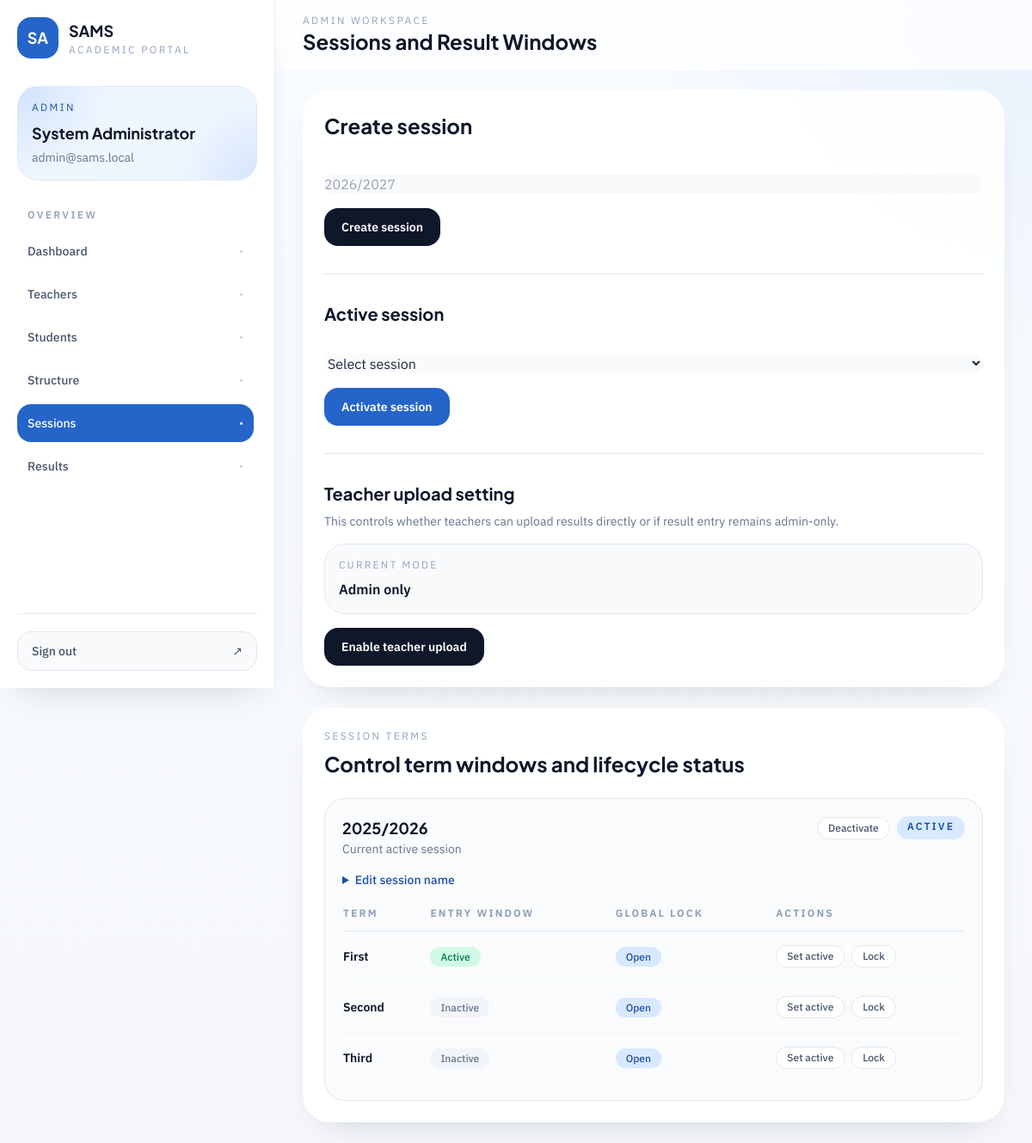
The page /admin/sessions (signed in) on the database its author committed.
### app/models/user.py (models this page shows, shortened)
class User(UserMixin, db.Model):
    __tablename__ = "users"
    id = db.Column(db.Integer, primary_key=True)
    username = db.Column(db.String(80), unique=True, nullable=False, index=True)
    full_name = db.Column(db.String(150), nullable=False)
    email = db.Column(db.String(255), unique=True, nullable=False, index=True)
    password_hash = db.Column(db.String(255), nullable=False)
    role = db.Column(db.String(20), nullable=False, index=True)
    is_active = db.Column(db.Boolean, nullable=False, default=True)
    created_at = db.Column(
        db.DateTime, nullable=False, default=lambda: datetime.now(timezone.utc)
    )
    student_profile = db.relationship(
        "Student", back_populates="user", uselist=False, lazy="select"
    )
    teacher_profile = db.relationship(
        "Teacher", back_populates="user", uselist=False, lazy="select"
    )
    uploaded_results = db.relationship(
        "Result",
        back_populates="uploaded_by_user",
        foreign_keys="Result.uploaded_by_user_id",
        lazy="dynamic",
    )
    overridden_results = db.relationship(
        "Result",
        back_populates="overridden_by_user",
        foreign_keys="Result.overridden_by_user_id",
        lazy="dynamic",
    )
    __table_args__ = (
        db.CheckConstraint(
            "role IN ('admin', 'teacher', 'student')", name="ck_users_role"
        ),
    )

### app/models/system_setting.py (models this page shows, shortened)
class SystemSetting(db.Model):
    __tablename__ = "system_settings"
    id = db.Column(db.Integer, primary_key=True, default=1)
    allow_teacher_result_upload = db.Column(db.Boolean, nullable=False, default=False)
    created_at = db.Column(
        db.DateTime, nullable=False, default=lambda: datetime.now(timezone.utc)
    )
    updated_at = db.Column(
        db.DateTime,
        nullable=False,
        default=lambda: datetime.now(timezone.utc),
        onupdate=lambda: datetime.now(timezone.utc),
    )
    @classmethod
    def get_current(cls) -> "SystemSetting":
        setting = cls.query.get(1)
        if setting is None:
            setting = cls(id=1, allow_teacher_result_upload=False)
            db.session.add(setting)
            db.session.flush()
        return setting

### app/models/session_.py (models this page shows, shortened)
class Session(db.Model):
    __tablename__ = "sessions"
    id = db.Column(db.Integer, primary_key=True)
    name = db.Column(db.String(20), unique=True, nullable=False, index=True)
    is_active = db.Column(db.Boolean, nullable=False, default=False)
    classes = db.relationship("Class", back_populates="session", lazy="dynamic")
    session_terms = db.relationship(
        "SessionTerm",
        back_populates="session",
        cascade="all, delete-orphan",
        lazy="dynamic",
    )
    results = db.relationship("Result", back_populates="session", lazy="dynamic")

### app/models/session_term.py (models this page shows, shortened)
class SessionTerm(db.Model):
    __tablename__ = "session_terms"
    id = db.Column(db.Integer, primary_key=True)
    session_id = db.Column(db.Integer, db.ForeignKey("sessions.id"), nullable=False)
    term = db.Column(db.String(10), nullable=False)
    is_result_entry_active = db.Column(db.Boolean, nullable=False, default=False)
    is_locked = db.Column(db.Boolean, nullable=False, default=False)
    session = db.relationship("Session", back_populates="session_terms")
    __table_args__ = (
        db.UniqueConstraint("session_id", "term", name="uq_session_terms_session_term"),
        db.CheckConstraint(
            "term IN ('first', 'second', 'third')",
            name="ck_session_terms_term",
        ),
    )

### app/routes/admin.py (the view, shortened to what this page needs)
@admin_bp.route("/sessions", methods=["GET", "POST"])
@login_required
@role_required("admin")
def sessions():
    sessions = _session_options()
    return render_template(
        "admin/sessions.html",
        action_form=ActionForm(),
        sessions=sessions,
        settings=_system_settings(),
        session_terms_by_session={
            session.id: session.session_terms.order_by(SessionTerm.term.asc()).all()
            for session in sessions
        },
    )

### app/forms/teacher_forms.py
class ActionForm(FlaskForm):
    """CSRF-only form used for POST actions built from dynamic table rows."""

### app/routes/admin.py (called while the page is built)
def _session_options() -> list[Session]:
    return Session.query.order_by(Session.name.desc()).all()

def _system_settings() -> SystemSetting:
    return SystemSetting.get_current()

### app/templates/admin/sessions.html (shortened to what this page needs)
{% extends "layouts/app_shell.html" %}
{% block page_eyebrow %}Admin Workspace{% endblock %}
{% block page_title %}Sessions and Result Windows{% endblock %}
{% block shell_content %}
<div class="space-y-6">
  <section class="grid gap-6 xl:grid-cols-[0.8fr_1.2fr]">
    <article class="rounded-[2rem] border border-white/80 bg-white/90 p-6 shadow-soft">
      <h2 class="font-display text-2xl font-bold text-slateink">Create session</h2>
      <form method="POST" class="mt-6 space-y-4">
        <input name="name" class="w-full rounded-2xl border-slate-200 bg-slate-50" placeholder="2026/2027" required />
        <button class="inline-flex rounded-2xl bg-slateink px-5 py-3 text-sm font-semibold text-white transition hover:bg-brand-700">Create session</button>
      </form>
      <div class="mt-8 h-px bg-slate-200"></div>
      <h3 class="mt-8 font-display text-xl font-bold text-slateink">Active session</h3>
      <form method="POST" class="mt-4 space-y-4">
        <select name="session_id" class="w-full rounded-2xl border-slate-200 bg-slate-50" required>
          <option value="">Select session</option>
        </select>
        <button class="inline-flex rounded-2xl bg-brand-600 px-5 py-3 text-sm font-semibold text-white transition hover:bg-brand-700">Activate session</button>
      </form>
      <div class="mt-8 h-px bg-slate-200"></div>
      <h3 class="mt-8 font-display text-xl font-bold text-slateink">Teacher upload setting</h3>
      <p class="mt-2 text-sm text-slate-500">This controls whether teachers can upload results directly or if result entry remains admin-only.</p>
      <div class="mt-4 rounded-[1.5rem] border border-slate-200 bg-slate-50 p-4">
        <p class="text-xs uppercase tracking-[0.18em] text-slate-400">Current mode</p>
        <p class="mt-2 font-semibold text-slateink">{{ "Enabled for teachers" if settings.allow_teacher_result_upload else "Admin only" }}</p>
      </div>
      <form method="POST" class="mt-4">
        <button class="inline-flex rounded-2xl bg-slateink px-5 py-3 text-sm font-semibold text-white transition hover:bg-brand-700">
          {{ "Disable teacher upload" if settings.allow_teacher_result_upload else "Enable teacher upload" }}
        </button>
      </form>
    </article>
    <article class="rounded-[2rem] border border-white/80 bg-white/90 p-6 shadow-soft">
      <div>
        <p class="text-xs uppercase tracking-[0.2em] text-slate-400">Session terms</p>
        <h2 class="mt-2 font-display text-2xl font-bold text-slateink">Control term windows and lifecycle status</h2>
      </div>
      <div class="mt-6 space-y-4">
        {% for session in sessions %}
          <div class="rounded-[1.5rem] border border-slate-200 bg-slate-50/80 p-5">
            <div class="flex flex-col gap-4 lg:flex-row lg:items-start lg:justify-between">
              <div>
                <h3 class="font-display text-lg font-bold text-slateink">{{ session.name }}</h3>
                <p class="text-sm text-slate-500">{{ "Current active session" if session.is_active else "Inactive session" }}</p>
              </div>
              <div class="flex flex-wrap gap-2">
                <form method="POST">
                  <button class="rounded-full border border-slate-200 bg-white px-3 py-1 text-xs font-medium text-slate-600 transition hover:border-brand-200 hover:text-brand-700">
                    {{ "Deactivate" if session.is_active else "Activate" }}
                  </button>
                </form>
                {% if session.is_active %}
                  <span class="rounded-full bg-brand-100 px-3 py-1 text-xs font-semibold uppercase tracking-[0.18em] text-brand-700">Active</span>
                {% endif %}
              </div>
            </div>
            <details class="mt-4">
              <summary class="cursor-pointer text-sm font-medium text-brand-700">Edit session name</summary>
            </details>
            <div class="mt-5 overflow-x-auto">
              <table class="min-w-full divide-y divide-slate-200 text-sm">
                <thead>
                  <tr class="text-left text-xs uppercase tracking-[0.18em] text-slate-400">
                    <th class="pb-3 pr-4">Term</th>
                    <th class="pb-3 pr-4">Entry window</th>
                    <th class="pb-3 pr-4">Global lock</th>
                    <th class="pb-3">Actions</th>
                  </tr>
                </thead>
                <tbody class="divide-y divide-slate-100 text-slate-600">
                  {% for session_term in session_terms_by_session.get(session.id, []) %}
                    <tr>
                      <td class="py-4 pr-4 font-semibold text-slateink">{{ session_term.term|title }}</td>
                      <td class="py-4 pr-4">
                        <span class="rounded-full px-3 py-1 text-xs font-medium {% if session_term.is_result_entry_active %}bg-emerald-100 text-emerald-700{% else %}bg-slate-100 text-slate-500{% endif %}">
                          {{ "Active" if session_term.is_result_entry_active else "Inactive" }}
                        </span>
                      </td>
                      <td class="py-4 pr-4">
                        <span class="rounded-full px-3 py-1 text-xs font-medium {% if session_term.is_locked %}bg-rose-100 text-rose-700{% else %}bg-brand-100 text-brand-700{% endif %}">
                          {{ "Locked" if session_term.is_locked else "Open" }}
                        </span>
                      </td>
                      <td class="py-4">
                        <div class="flex flex-wrap gap-2">
                          <form method="POST">
                            <button class="rounded-full border border-slate-200 bg-white px-3 py-1 text-xs font-medium text-slate-600 transition hover:border-brand-200 hover:text-brand-700">Set active</button>
                          </form>
                          <form method="POST">
                            <button class="rounded-full border border-slate-200 bg-white px-3 py-1 text-xs font-medium text-slate-600 transition hover:border-brand-200 hover:text-brand-700">{{ "Unlock" if session_term.is_locked else "Lock" }}</button>
                          </form>
                        </div>
                      </td>
                    </tr>
                  {% endfor %}
                </tbody>
              </table>
            </div>
          </div>
        {% endfor %}
      </div>
    </article>
  </section>
</div>
{% endblock %}

### app/templates/layouts/app_shell.html (shortened to what this page needs)
{% extends "base.html" %}
{% set endpoint = request.endpoint or "" %}
{% set nav_groups = [] %}
{% if current_user.is_authenticated and current_user.role == 'admin' %}
  {% set nav_groups = [
    {'label': 'Overview', 'items': [
      {'title': 'Dashboard', 'endpoint': 'admin.dashboard', 'href': url_for('admin.dashboard')},
      {'title': 'Teachers', 'endpoint': 'admin.teachers', 'href': url_for('admin.teachers')},
      {'title': 'Students', 'endpoint': 'admin.students', 'href': url_for('admin.students')},
      {'title': 'Structure', 'endpoint': 'admin.classes', 'href': url_for('admin.classes')},
      {'title': 'Sessions', 'endpoint': 'admin.sessions', 'href': url_for('admin.sessions')},
      {'title': 'Results', 'endpoint': 'admin.results', 'href': url_for('admin.results')},
    ]}
  ] %}
{% elif current_user.is_authenticated and current_user.role == 'teacher' %}
  {% set nav_groups = [
    {'label': 'Workspace', 'items': [
      {'title': 'Dashboard', 'endpoint': 'teacher.dashboard', 'href': url_for('teacher.dashboard')},
      {'title': 'Assigned Classes', 'endpoint': 'teacher.classes', 'href': url_for('teacher.classes')},
      {'title': 'Students', 'endpoint': 'teacher.students', 'href': url_for('teacher.students')},
      {'title': 'Result Entry', 'endpoint': 'teacher.upload_results', 'href': url_for('teacher.upload_results')},
    ]}
  ] %}
{% elif current_user.is_authenticated and current_user.role == 'student' %}
  {% set nav_groups = [
    {'label': 'Student', 'items': [
      {'title': 'Dashboard', 'endpoint': 'student.dashboard', 'href': url_for('student.dashboard')},
      {'title': 'My Results', 'endpoint': 'student.results', 'href': url_for('student.results')},
      {'title': 'Report Card', 'endpoint': 'student.report_card', 'href': url_for('student.report_card')},
    ]}
  ] %}
{% endif %}
{% block body %}
<div class="min-h-screen lg:flex">
  <aside class="fixed inset-y-0 left-0 z-50 flex w-80 -translate-x-full flex-col border-r border-slate-200/70 bg-white/90 px-5 py-5 shadow-soft backdrop-blur transition duration-300 lg:sticky lg:top-0 lg:h-screen lg:translate-x-0" data-sidebar>
    <div class="flex items-center justify-between">
      <a href="{{ url_for(endpoint.split('.')[0] ~ '.dashboard') if endpoint else url_for('auth.login') }}" class="flex items-center gap-3">
        <div class="flex h-12 w-12 items-center justify-center rounded-2xl bg-brand-600 text-lg font-display font-bold text-white shadow-soft">SA</div>
        <div>
          <p class="font-display text-lg font-bold text-slateink">SAMS</p>
          <p class="text-xs uppercase tracking-[0.2em] text-slate-400">Academic Portal</p>
        </div>
      </a>
    </div>
    <div class="mt-8 rounded-3xl border border-slate-200/80 bg-mesh-glow bg-brand-50 px-4 py-4">
      <p class="text-xs uppercase tracking-[0.2em] text-brand-700">{{ current_user.role|title }}</p>
      <h2 class="mt-2 font-display text-lg font-bold text-slateink">{{ current_user.full_name }}</h2>
      <p class="mt-1 text-sm text-slate-500">{{ current_user.email }}</p>
    </div>
    <nav class="mt-8 flex-1 space-y-7 overflow-y-auto pr-1">
      {% for group in nav_groups %}
        <div>
          <p class="mb-3 px-3 text-xs font-semibold uppercase tracking-[0.2em] text-slate-400">{{ group["label"] }}</p>
          <div class="space-y-1.5">
            {% for item in group["items"] %}
              {% set active = endpoint == item.endpoint %}
              <a href="{{ item.href }}" class="group flex items-center justify-between rounded-2xl px-3 py-3 text-sm font-medium transition
                {% if active %}
                  bg-brand-600 text-white shadow-soft
                {% else %}
                  text-slate-600 hover:bg-slate-100 hover:text-slateink
                {% endif %}
              ">
                <span>{{ item.title }}</span>
                <span class="text-xs {% if active %}text-white/80{% else %}text-slate-300 group-hover:text-slate-500{% endif %}">•</span>
              </a>
            {% endfor %}
          </div>
        </div>
      {% endfor %}
    </nav>
    <div class="border-t border-slate-200 pt-5">
      <a href="{{ url_for('auth.logout') }}" class="flex items-center justify-between rounded-2xl border border-slate-200 bg-slate-50 px-4 py-3 text-sm font-medium text-slate-600 transition hover:border-brand-200 hover:bg-brand-50 hover:text-brand-700">
        <span>Sign out</span>
        <span>↗</span>
      </a>
    </div>
  </aside>
  <div class="min-w-0 flex-1">
    <header class="sticky top-0 z-30 border-b border-white/60 bg-white/75 backdrop-blur">
      <div class="mx-auto flex max-w-7xl items-center justify-between gap-4 px-4 py-4 sm:px-6 lg:px-8">
        <div class="flex items-center gap-3">
          <div>
            <p class="text-xs uppercase tracking-[0.2em] text-slate-400">{% block page_eyebrow %}Workspace{% endblock %}</p>
            <h1 class="font-display text-2xl font-bold text-slateink">{% block page_title %}Dashboard{% endblock %}</h1>
          </div>
        </div>
      </div>
    </header>
    <main class="mx-auto max-w-7xl px-4 py-6 sm:px-6 lg:px-8">
      {% block shell_content %}{% endblock %}
    </main>
  </div>
</div>
{% endblock %}

### rows shown on the page
User: role "ADMIN", full_name "System Administrator", email "admin@sams.local"
SystemSetting: allow_teacher_result_upload "Admin only", allow_teacher_result_upload "Enable teacher upload"
SessionTerm: term "First", is_result_entry_active "Active", is_locked "Open", is_locked "Lock"
SessionTerm: term "Second", is_result_entry_active "Inactive", is_locked "Open", is_locked "Lock"
SessionTerm: term "Third", is_result_entry_active "Inactive", is_locked "Open", is_locked "Lock"

### other values the page prints
{{ group["label"] }} "OVERVIEW"
{{ item.title }} "Dashboard" "Teachers" "Students" "Structure" "Sessions" "Results"
{{ session.name }} "2025/2026"
{{ "Current active session" if session.is_active else "Inactive session" }} "Current active session"
{{ "Deactivate" if session.is_active else "Activate" }} "Deactivate"
